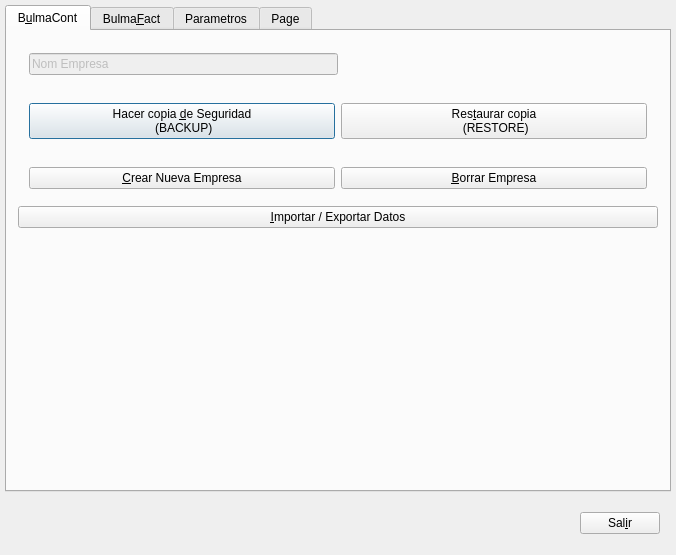
<ui version="4.0" >
 <class>UIconfiguracion</class>
 <widget class="QDialog" name="UIconfiguracion" >
  <property name="geometry" >
   <rect>
    <x>0</x>
    <y>0</y>
    <width>676</width>
    <height>555</height>
   </rect>
  </property>
  <property name="windowTitle" >
   <string>Configuración</string>
  </property>
  <layout class="QVBoxLayout" >
   <property name="margin" >
    <number>5</number>
   </property>
   <property name="spacing" >
    <number>5</number>
   </property>
   <item>
    <widget class="QTabWidget" name="m_tab" >
     <property name="enabled" >
      <bool>true</bool>
     </property>
     <property name="tabShape" >
      <enum>QTabWidget::Rounded</enum>
     </property>
     <property name="currentIndex" >
      <number>0</number>
     </property>
     <widget class="QWidget" name="tab" >
      <attribute name="title" >
       <string>B&amp;ulmaCont</string>
      </attribute>
      <layout class="QVBoxLayout" >
       <property name="margin" >
        <number>11</number>
       </property>
       <property name="spacing" >
        <number>6</number>
       </property>
       <item>
        <layout class="QHBoxLayout" >
         <property name="margin" >
          <number>11</number>
         </property>
         <property name="spacing" >
          <number>6</number>
         </property>
         <item>
          <widget class="QLineEdit" name="lineEditA_1" >
           <property name="enabled" >
            <bool>false</bool>
           </property>
           <property name="toolTip" >
            <string>Nombre de la empresa</string>
           </property>
           <property name="text" >
            <string>Nom Empresa</string>
           </property>
           <property name="readOnly" >
            <bool>true</bool>
           </property>
          </widget>
         </item>
         <item>
          <spacer>
           <property name="orientation" >
            <enum>Qt::Horizontal</enum>
           </property>
           <property name="sizeType" >
            <enum>QSizePolicy::Expanding</enum>
           </property>
           <property name="sizeHint" >
            <size>
             <width>211</width>
             <height>21</height>
            </size>
           </property>
          </spacer>
         </item>
        </layout>
       </item>
       <item>
        <layout class="QHBoxLayout" >
         <property name="margin" >
          <number>11</number>
         </property>
         <property name="spacing" >
          <number>6</number>
         </property>
         <item>
          <widget class="QPushButton" name="m_backup" >
           <property name="toolTip" >
            <string>Guarda una copia de seguridad de una empresa</string>
           </property>
           <property name="text" >
            <string>Hacer copia &amp;de Seguridad
 (BACKUP)</string>
           </property>
          </widget>
         </item>
         <item>
          <widget class="QPushButton" name="mui_restaurarc" >
           <property name="toolTip" >
            <string>Restaura la copia de seguridad de una empresa</string>
           </property>
           <property name="text" >
            <string>Res&amp;taurar copia
 (RESTORE)</string>
           </property>
          </widget>
         </item>
        </layout>
       </item>
       <item>
        <layout class="QHBoxLayout" >
         <property name="margin" >
          <number>11</number>
         </property>
         <property name="spacing" >
          <number>6</number>
         </property>
         <item>
          <widget class="QPushButton" name="pushButtonA_1" >
           <property name="toolTip" >
            <string>Crea una empresa nueva sin datos</string>
           </property>
           <property name="text" >
            <string>&amp;Crear Nueva Empresa</string>
           </property>
          </widget>
         </item>
         <item>
          <widget class="QPushButton" name="mui_borrarempresabc" >
           <property name="toolTip" >
            <string>Borra por completo una empresa</string>
           </property>
           <property name="text" >
            <string>&amp;Borrar Empresa</string>
           </property>
          </widget>
         </item>
        </layout>
       </item>
       <item>
        <widget class="QPushButton" name="pushButton32" >
         <property name="enabled" >
          <bool>true</bool>
         </property>
         <property name="text" >
          <string>&amp;Importar / Exportar Datos</string>
         </property>
         <property name="shortcut" >
          <string>Alt+I</string>
         </property>
        </widget>
       </item>
       <item>
        <spacer>
         <property name="orientation" >
          <enum>Qt::Vertical</enum>
         </property>
         <property name="sizeType" >
          <enum>QSizePolicy::Expanding</enum>
         </property>
         <property name="sizeHint" >
          <size>
           <width>21</width>
           <height>20</height>
          </size>
         </property>
        </spacer>
       </item>
      </layout>
     </widget>
     <widget class="QWidget" name="TabPage" >
      <attribute name="title" >
       <string>Bulma&amp;Fact</string>
      </attribute>
      <layout class="QVBoxLayout" >
       <property name="margin" >
        <number>11</number>
       </property>
       <property name="spacing" >
        <number>6</number>
       </property>
       <item>
        <layout class="QHBoxLayout" >
         <property name="margin" >
          <number>11</number>
         </property>
         <property name="spacing" >
          <number>6</number>
         </property>
         <item>
          <widget class="QLineEdit" name="lineEditA_1_2" >
           <property name="enabled" >
            <bool>false</bool>
           </property>
           <property name="toolTip" >
            <string>Nombre de la empresa</string>
           </property>
           <property name="text" >
            <string>Nom Empresa</string>
           </property>
           <property name="readOnly" >
            <bool>true</bool>
           </property>
          </widget>
         </item>
         <item>
          <spacer>
           <property name="orientation" >
            <enum>Qt::Horizontal</enum>
           </property>
           <property name="sizeType" >
            <enum>QSizePolicy::Expanding</enum>
           </property>
           <property name="sizeHint" >
            <size>
             <width>211</width>
             <height>21</height>
            </size>
           </property>
          </spacer>
         </item>
        </layout>
       </item>
       <item>
        <layout class="QHBoxLayout" >
         <property name="margin" >
          <number>11</number>
         </property>
         <property name="spacing" >
          <number>6</number>
         </property>
         <item>
          <widget class="QPushButton" name="m_backup_2" >
           <property name="toolTip" >
            <string>Guarda una copia de seguridad de una empresa</string>
           </property>
           <property name="text" >
            <string>Copia &amp;de Seguridad
 (BACKUP)</string>
           </property>
          </widget>
         </item>
         <item>
          <widget class="QPushButton" name="mui_restaurarf" >
           <property name="toolTip" >
            <string>Restaura la copia de seguridad de una empresa</string>
           </property>
           <property name="text" >
            <string>Res&amp;taurar copia
 (RESTORE)</string>
           </property>
          </widget>
         </item>
        </layout>
       </item>
       <item>
        <layout class="QHBoxLayout" >
         <property name="margin" >
          <number>11</number>
         </property>
         <property name="spacing" >
          <number>6</number>
         </property>
         <item>
          <widget class="QPushButton" name="pushButtonA_1_2" >
           <property name="toolTip" >
            <string>Crea una empresa nueva sin datos</string>
           </property>
           <property name="text" >
            <string>Crear &amp;Nueva Empresa</string>
           </property>
          </widget>
         </item>
         <item>
          <widget class="QPushButton" name="mui_borrarempresabf" >
           <property name="toolTip" >
            <string>Borra por completo una empresa</string>
           </property>
           <property name="text" >
            <string>&amp;Borrar Empresa</string>
           </property>
          </widget>
         </item>
        </layout>
       </item>
       <item>
        <widget class="QPushButton" name="pushButton32_2" >
         <property name="enabled" >
          <bool>false</bool>
         </property>
         <property name="text" >
          <string>&amp;Importar / Exportar Datos</string>
         </property>
         <property name="shortcut" >
          <string>Alt+I</string>
         </property>
        </widget>
       </item>
       <item>
        <spacer>
         <property name="orientation" >
          <enum>Qt::Vertical</enum>
         </property>
         <property name="sizeType" >
          <enum>QSizePolicy::Expanding</enum>
         </property>
         <property name="sizeHint" >
          <size>
           <width>81</width>
           <height>60</height>
          </size>
         </property>
        </spacer>
       </item>
      </layout>
     </widget>
     <widget class="QWidget" name="TabPage" >
      <property name="enabled" >
       <bool>false</bool>
      </property>
      <attribute name="title" >
       <string>Parametros</string>
      </attribute>
      <layout class="QVBoxLayout" >
       <property name="margin" >
        <number>11</number>
       </property>
       <property name="spacing" >
        <number>6</number>
       </property>
       <item>
        <widget class="QTableWidget" name="m_tconfiguracion" >
         <property name="selectionMode" >
          <enum>QAbstractItemView::SingleSelection</enum>
         </property>
         <property name="selectionBehavior" >
          <enum>QAbstractItemView::SelectRows</enum>
         </property>
         <property name="rowCount" >
          <number>0</number>
         </property>
         <property name="columnCount" >
          <number>0</number>
         </property>
        </widget>
       </item>
      </layout>
     </widget>
     <widget class="QWidget" name="tab_2" >
      <property name="enabled" >
       <bool>false</bool>
      </property>
      <attribute name="title" >
       <string>Page</string>
      </attribute>
      <widget class="QFrame" name="frame" >
       <property name="geometry" >
        <rect>
         <x>10</x>
         <y>10</y>
         <width>440</width>
         <height>83</height>
        </rect>
       </property>
       <property name="frameShape" >
        <enum>QFrame::StyledPanel</enum>
       </property>
       <property name="frameShadow" >
        <enum>QFrame::Raised</enum>
       </property>
       <layout class="QHBoxLayout" >
        <property name="margin" >
         <number>11</number>
        </property>
        <property name="spacing" >
         <number>6</number>
        </property>
        <item>
         <widget class="QToolButton" name="toolButton" >
          <property name="text" >
           <string>Crea empresa</string>
          </property>
          <property name="icon" >
           <iconset resource="../../../bulmages.qrc" >:/Bulmafact48x48/images/png/48x48/i_bulmages_almacen.48x48.png</iconset>
          </property>
          <property name="iconSize" >
           <size>
            <width>32</width>
            <height>32</height>
           </size>
          </property>
          <property name="toolButtonStyle" >
           <enum>Qt::ToolButtonTextUnderIcon</enum>
          </property>
         </widget>
        </item>
        <item>
         <widget class="QToolButton" name="toolButton_3" >
          <property name="text" >
           <string>Borra empresa</string>
          </property>
          <property name="icon" >
           <iconset resource="../../../bulmages.qrc" >:/Bulmafact32x32/images/png/32x32/i_bulmages_boton_menos.32x32.png</iconset>
          </property>
          <property name="iconSize" >
           <size>
            <width>32</width>
            <height>32</height>
           </size>
          </property>
          <property name="toolButtonStyle" >
           <enum>Qt::ToolButtonTextUnderIcon</enum>
          </property>
         </widget>
        </item>
        <item>
         <widget class="QToolButton" name="toolButton_2" >
          <property name="text" >
           <string>Crea ejercicio</string>
          </property>
          <property name="icon" >
           <iconset resource="../../../bulmages.qrc" >:/Bulmafact32x32/images/png/32x32/i_bulmages_cobros.32x32.png</iconset>
          </property>
          <property name="iconSize" >
           <size>
            <width>32</width>
            <height>32</height>
           </size>
          </property>
          <property name="toolButtonStyle" >
           <enum>Qt::ToolButtonTextUnderIcon</enum>
          </property>
         </widget>
        </item>
        <item>
         <widget class="QToolButton" name="toolButton_4" >
          <property name="text" >
           <string>Borra ejercicio</string>
          </property>
          <property name="icon" >
           <iconset resource="../../../bulmages.qrc" >:/Bulmafact32x32/images/png/32x32/i_bulmages_compras_albaran.32x32.png</iconset>
          </property>
          <property name="iconSize" >
           <size>
            <width>32</width>
            <height>32</height>
           </size>
          </property>
          <property name="toolButtonStyle" >
           <enum>Qt::ToolButtonTextUnderIcon</enum>
          </property>
         </widget>
        </item>
       </layout>
      </widget>
      <widget class="QFrame" name="frame_3" >
       <property name="geometry" >
        <rect>
         <x>499</x>
         <y>100</y>
         <width>202</width>
         <height>351</height>
        </rect>
       </property>
       <property name="frameShape" >
        <enum>QFrame::StyledPanel</enum>
       </property>
       <property name="frameShadow" >
        <enum>QFrame::Raised</enum>
       </property>
       <layout class="QVBoxLayout" >
        <property name="margin" >
         <number>11</number>
        </property>
        <property name="spacing" >
         <number>6</number>
        </property>
        <item>
         <widget class="QToolButton" name="toolButton_6" >
          <property name="sizePolicy" >
           <sizepolicy>
            <hsizetype>0</hsizetype>
            <vsizetype>0</vsizetype>
            <horstretch>0</horstretch>
            <verstretch>0</verstretch>
           </sizepolicy>
          </property>
          <property name="text" >
           <string>Genera copia de seguridad</string>
          </property>
          <property name="icon" >
           <iconset resource="../../../bulmages.qrc" >:/Bulmafact32x32/images/png/32x32/i_bulmages_compras_albaran.32x32.png</iconset>
          </property>
          <property name="iconSize" >
           <size>
            <width>32</width>
            <height>32</height>
           </size>
          </property>
          <property name="toolButtonStyle" >
           <enum>Qt::ToolButtonTextUnderIcon</enum>
          </property>
         </widget>
        </item>
        <item>
         <widget class="QToolButton" name="toolButton_7" >
          <property name="sizePolicy" >
           <sizepolicy>
            <hsizetype>0</hsizetype>
            <vsizetype>0</vsizetype>
            <horstretch>0</horstretch>
            <verstretch>0</verstretch>
           </sizepolicy>
          </property>
          <property name="text" >
           <string>Restaura copia de seguridad</string>
          </property>
          <property name="icon" >
           <iconset resource="../../../bulmages.qrc" >:/Bulmafact32x32/images/png/32x32/i_bulmages_compras_albaran.32x32.png</iconset>
          </property>
          <property name="iconSize" >
           <size>
            <width>32</width>
            <height>32</height>
           </size>
          </property>
          <property name="toolButtonStyle" >
           <enum>Qt::ToolButtonTextUnderIcon</enum>
          </property>
         </widget>
        </item>
        <item>
         <widget class="QToolButton" name="toolButton_8" >
          <property name="sizePolicy" >
           <sizepolicy>
            <hsizetype>0</hsizetype>
            <vsizetype>0</vsizetype>
            <horstretch>0</horstretch>
            <verstretch>0</verstretch>
           </sizepolicy>
          </property>
          <property name="text" >
           <string>Importa datos</string>
          </property>
          <property name="icon" >
           <iconset resource="../../../bulmages.qrc" >:/Bulmafact32x32/images/png/32x32/i_bulmages_compras_albaran.32x32.png</iconset>
          </property>
          <property name="iconSize" >
           <size>
            <width>32</width>
            <height>32</height>
           </size>
          </property>
          <property name="toolButtonStyle" >
           <enum>Qt::ToolButtonTextUnderIcon</enum>
          </property>
         </widget>
        </item>
        <item>
         <widget class="QToolButton" name="toolButton_5" >
          <property name="sizePolicy" >
           <sizepolicy>
            <hsizetype>0</hsizetype>
            <vsizetype>0</vsizetype>
            <horstretch>0</horstretch>
            <verstretch>0</verstretch>
           </sizepolicy>
          </property>
          <property name="text" >
           <string>Genera copia de seguridad</string>
          </property>
          <property name="icon" >
           <iconset resource="../../../bulmages.qrc" >:/Bulmafact32x32/images/png/32x32/i_bulmages_compras_albaran.32x32.png</iconset>
          </property>
          <property name="iconSize" >
           <size>
            <width>32</width>
            <height>32</height>
           </size>
          </property>
          <property name="toolButtonStyle" >
           <enum>Qt::ToolButtonTextUnderIcon</enum>
          </property>
         </widget>
        </item>
        <item>
         <widget class="QToolButton" name="toolButton_9" >
          <property name="sizePolicy" >
           <sizepolicy>
            <hsizetype>0</hsizetype>
            <vsizetype>0</vsizetype>
            <horstretch>0</horstretch>
            <verstretch>0</verstretch>
           </sizepolicy>
          </property>
          <property name="text" >
           <string>Exporta datos</string>
          </property>
          <property name="icon" >
           <iconset resource="../../../bulmages.qrc" >:/Bulmafact32x32/images/png/32x32/i_bulmages_compras_albaran.32x32.png</iconset>
          </property>
          <property name="iconSize" >
           <size>
            <width>32</width>
            <height>32</height>
           </size>
          </property>
          <property name="toolButtonStyle" >
           <enum>Qt::ToolButtonTextUnderIcon</enum>
          </property>
         </widget>
        </item>
       </layout>
      </widget>
      <widget class="QFrame" name="frame_2" >
       <property name="geometry" >
        <rect>
         <x>20</x>
         <y>110</y>
         <width>461</width>
         <height>341</height>
        </rect>
       </property>
       <property name="frameShape" >
        <enum>QFrame::StyledPanel</enum>
       </property>
       <property name="frameShadow" >
        <enum>QFrame::Raised</enum>
       </property>
       <layout class="QHBoxLayout" >
        <property name="margin" >
         <number>11</number>
        </property>
        <property name="spacing" >
         <number>6</number>
        </property>
        <item>
         <layout class="QVBoxLayout" >
          <property name="margin" >
           <number>11</number>
          </property>
          <property name="spacing" >
           <number>6</number>
          </property>
          <item>
           <widget class="QLabel" name="label" >
            <property name="text" >
             <string>Lista de empresas:</string>
            </property>
           </widget>
          </item>
          <item>
           <widget class="QListWidget" name="listWidget" >
            <property name="verticalScrollBarPolicy" >
             <enum>Qt::ScrollBarAlwaysOn</enum>
            </property>
           </widget>
          </item>
         </layout>
        </item>
        <item>
         <layout class="QVBoxLayout" >
          <property name="margin" >
           <number>11</number>
          </property>
          <property name="spacing" >
           <number>6</number>
          </property>
          <item>
           <widget class="QLabel" name="label_2" >
            <property name="text" >
             <string>Ejercicios de la empresa:</string>
            </property>
           </widget>
          </item>
          <item>
           <widget class="QListWidget" name="listWidget_2" >
            <property name="verticalScrollBarPolicy" >
             <enum>Qt::ScrollBarAlwaysOn</enum>
            </property>
           </widget>
          </item>
         </layout>
        </item>
       </layout>
      </widget>
     </widget>
    </widget>
   </item>
   <item>
    <layout class="QHBoxLayout" >
     <property name="margin" >
      <number>11</number>
     </property>
     <property name="spacing" >
      <number>6</number>
     </property>
     <item>
      <spacer>
       <property name="orientation" >
        <enum>Qt::Horizontal</enum>
       </property>
       <property name="sizeType" >
        <enum>QSizePolicy::Expanding</enum>
       </property>
       <property name="sizeHint" >
        <size>
         <width>431</width>
         <height>31</height>
        </size>
       </property>
      </spacer>
     </item>
     <item>
      <widget class="QPushButton" name="pushButtonF_X" >
       <property name="text" >
        <string>Sal&amp;ir</string>
       </property>
      </widget>
     </item>
    </layout>
   </item>
  </layout>
 </widget>
 <layoutdefault spacing="6" margin="11" />
 <tabstops>
  <tabstop>pushButtonA_1</tabstop>
  <tabstop>mui_borrarempresabc</tabstop>
  <tabstop>m_backup</tabstop>
  <tabstop>mui_restaurarc</tabstop>
  <tabstop>m_tab</tabstop>
  <tabstop>pushButtonF_X</tabstop>
  <tabstop>lineEditA_1</tabstop>
 </tabstops>
 <resources>
  <include location="../../../bulmages.qrc" />
 </resources>
 <connections/>
</ui>
